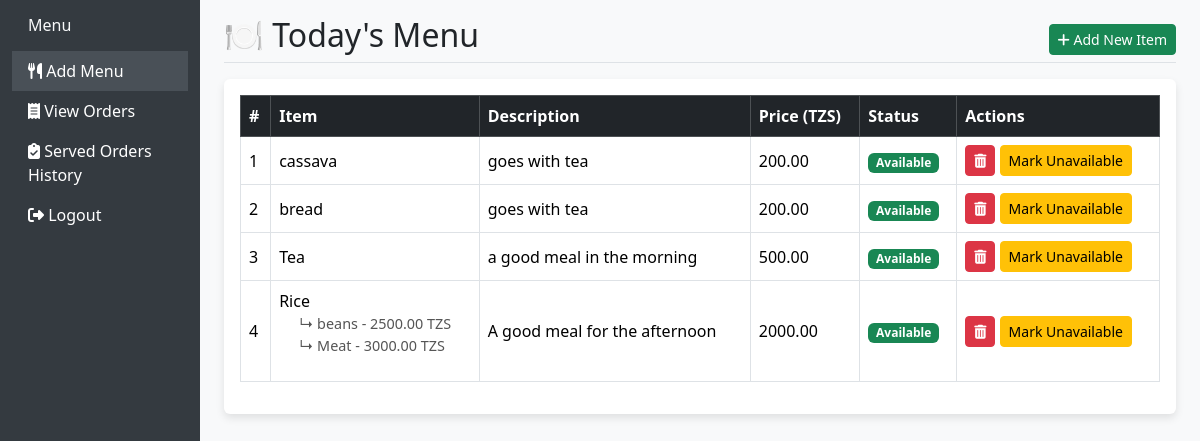
The page /canteen/menu/ on the database its author committed.
### apps/pages/models.py (models this page shows, shortened)
class MenuItem(models.Model):
    name = models.CharField(max_length=100, unique=True)
    description = models.TextField(blank=True)
    price = models.DecimalField(max_digits=6, decimal_places=2)
    available = models.BooleanField(default=True)
    created_at = models.DateTimeField(auto_now_add=True)
    parent = models.ForeignKey(
        'self',
        null=True,
        blank=True,
        related_name='subitems',
        on_delete=models.CASCADE
    )

### apps/pages/canteen.py (the view)
# urls.py: path('canteen/menu/', canteen.menu_page, name='menu_page'),
def menu_page(request):
    menu_items = MenuItem.objects.filter(parent__isnull=True).order_by('-created_at')
    return render(request, 'canteen/menu_page.html', {
        'menu_items': menu_items
    })

### templates/canteen/menu_page.html (shortened to what this page needs)
{% load static %}
<!DOCTYPE html>
<html lang="en">
<head>
    <link href="https://cdn.jsdelivr.net/npm/bootstrap@5.3.2/dist/css/bootstrap.min.css" rel="stylesheet">
    <link href="https://cdnjs.cloudflare.com/ajax/libs/font-awesome/6.5.0/css/all.min.css" rel="stylesheet">
</head>
<body>
    <div class="container-fluid">
        <div class="row">
            <nav class="col-md-3 col-lg-2 d-md-block sidebar collapse">
                {% include 'canteen/partial/sidebar.html' %}
            </nav>
            <main class="col-md-9 ms-sm-auto col-lg-10 px-md-4 pt-3">
                <div class="d-flex justify-content-between align-items-center mb-3 border-bottom">
                    <h2>🍽️ Today's Menu</h2>
                    <a href="{% url 'add_menu_item' %}" class="btn btn-success btn-sm">
                        <i class="fas fa-plus"></i> Add New Item
                    </a>
                </div>
                <div class="card">
                    <div class="card-body">
                        <div class="table-responsive">
                            <table class="table table-bordered table-hover align-middle">
                                <thead class="table-dark">
                                    <tr>
                                        <th>#</th>
                                        <th>Item</th>
                                        <th>Description</th>
                                        <th>Price (TZS)</th>
                                        <th>Status</th>
                                        <th>Actions</th>
                                    </tr>
                                </thead>
                                <tbody>
                                    {% for item in menu_items %}
                                    <tr>
                                        <td>{{ forloop.counter }}</td>
                                        <td>
                                            {{ item.name }}
                                            {% if item.subitems.exists %}
                                                <ul class="list-unstyled">
                                                    {% for sub in item.subitems.all %}
                                                    <li class="nested-subitem">↳ {{ sub.name }} - {{ sub.price }} TZS</li>
                                                    {% endfor %}
                                                </ul>
                                            {% endif %}
                                        </td>
                                        <td>{{ item.description }}</td>
                                        <td>{{ item.price }}</td>
                                        <td>
                                            {% if item.available %}
                                            <span class="badge bg-success">Available</span>
                                            {% else %}
                                            <span class="badge bg-secondary">Unavailable</span>
                                            {% endif %}
                                        </td>
                                        <td>
                                            <a href="{% url 'delete_menu_item' item.id %}" class="btn btn-danger btn-sm" onclick="return confirm('Delete this menu item?');">
                                                <i class="fas fa-trash-alt"></i>
                                            </a>
                                            <form method="post" action="{% url 'toggle_availability' item.id %}" style="display: inline;">
                                                <button type="submit" class="btn btn-warning btn-sm">
                                                    {% if item.available %}
                                                        Mark Unavailable
                                                    {% else %}
                                                        Mark Available
                                                    {% endif %}
                                                </button>
                                            </form>
                                        </td>
                                    </tr>
                                    {% empty %}
                                    <tr>
                                        <td colspan="6" class="text-center text-muted">No menu items added yet.</td>
                                    </tr>
                                    {% endfor %}
                                </tbody>
                            </table>
                        </div>
                    </div>
                </div>
            </main>
        </div>
    </div>
</body>
</html>

### templates/canteen/menu_page.html (style rules this page uses)
body { background-color: #f8f9fa; }
.sidebar { min-height: 100vh; background-color: #343a40; }
.card { box-shadow: 0 4px 8px rgba(0, 0, 0, 0.1); border: none; }
.nested-subitem { margin-left: 20px; font-size: 0.9rem; color: #555; }

### rows shown on the page
MenuItem: name "cassava", description "goes with tea", price "200.00", available "Available"
MenuItem: name "bread", description "goes with tea", price "200.00", available "Available"
MenuItem: name "Tea", description "a good meal in the morning", price "500.00", available "Available"
MenuItem: name "Rice", description "A good meal for the afternoon", price "2000.00", available "Available"
MenuItem: name "beans", price "2500.00"
MenuItem: name "Meat", price "3000.00"
